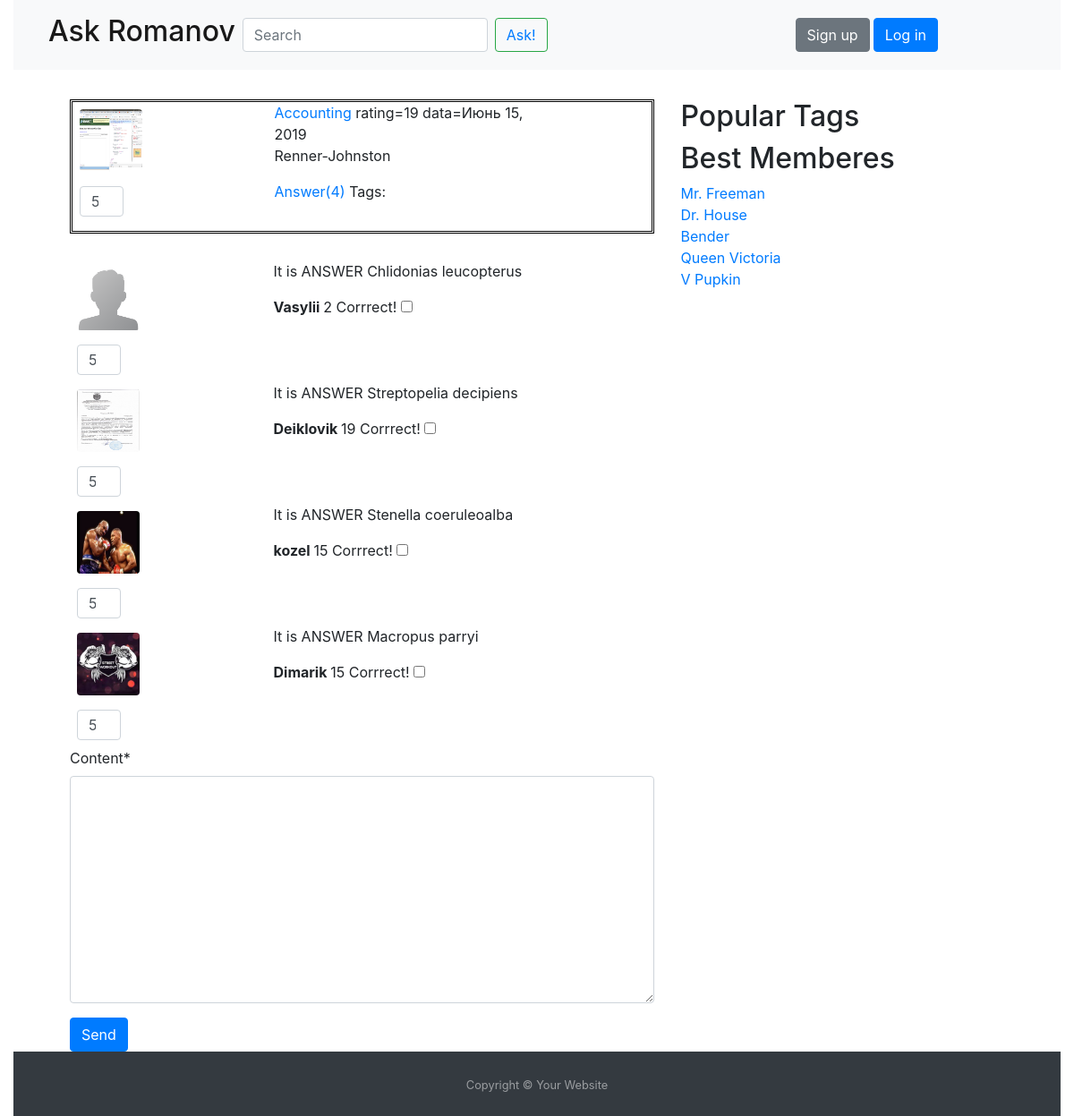
Page /question/10 on the committed database.
### askpupkin/models.py (models this page shows, shortened)
class Question(models.Model):
    title = models.CharField(max_length=255)
    data_create = models.DateField(auto_now_add=True)
    content = models.TextField()
    author = models.ForeignKey(User, on_delete=models.SET_NULL, blank=True, null=True)
    rating = models.IntegerField(default=0)
    tag = models.ManyToManyField(Tag, blank=True)
    objects = QuestionManager()
    @property
    def answer_count(self):
        return self.answer_set.count()

class Profile(models.Model):
    avatar = models.ImageField(default="default.png", upload_to="images/")
    rating = models.IntegerField(default=0)
    user = models.OneToOneField(User, on_delete=models.CASCADE)

class Answer(models.Model):
    content = models.TextField()
    author = models.ForeignKey(User, on_delete=models.SET_NULL, blank=True, null=True)
    data_create = models.DateField(auto_now_add=True)
    rating = models.IntegerField(default=0)
    is_true = models.BooleanField(default=False)
    question = models.ForeignKey(Question, on_delete=models.CASCADE, blank=True, null=True)

### askpupkin/views.py (the view, shortened to what this page needs)
# urls.py: path('question/<int:number>', views.question, name="question"),
def question(request, number):
    answers = Answer.objects.filter(question=number)
    answerform = AnswerForm()
    question = Question.objects.filter(id=number)
    return render(request, 'question.html', {'answers': answers, 'questions': question, 'form': answerform})

### askpupkin/forms.py
class AnswerForm(forms.ModelForm):
    class Meta:
        model = Answer
        fields = ("content",)

### askpupkin/templates/question.html (shortened to what this page needs)
{% extends 'base.html' %}
{% load static %}
{% load crispy_forms_tags %}
{% block content %}
    <div class="content forms">
        {% for question in questions %}
            <div class="row">
                <div class="col-4 d-flex flex-column">
                    <img src="{{ question.author.profile.avatar.url }}" class="rounded m-2"/>
                    <input type="number" name="like" class="form-control m-2 col-3" value="5" size="2"/>
                </div>
                <div class="col-6">
                    <span><a href="#">{{ question.title }}</a></span>
                    <span> rating={{ question.rating }}</span>
                    <span>data={{ question.data_create }}</span>
                    <p>{{ question.content }}</p>
                    <a href="{% url 'question' question.id %}">Answer({{ question.answer_count }}) </a>
                    <span>Tags: </span>
                </div>
            </div>
        {% endfor %}
    </div>
    {% for answer in answers %}
        <div class="row">
            <div class="col-4 d-flex flex-column">
                <img src="{{ answer.author.profile.avatar.url }}" class="rounded m-2"/>
                <input type="number" name="like" class="form-control m-2 col-3" value="5" size="2"/>
            </div>
            <div class="col-6">
                <p>It is ANSWER&nbsp;{{ answer.content }}</p>
                <strong>{{ answer.author }}&nbsp;</strong><span>{{ answer.rating }}</span>
                <label for="correct_answ">Corrrect!</label>
                <input type="checkbox" id="correct_answ">
            </div>
        </div>
    {% endfor %}
    <form method="post">
        {{ form|crispy }}
        <input class="btn btn-primary" type="submit" value="Send"></input>
    </form>
{% endblock %}

### askpupkin/static/css/style.css (style rules this page uses)
.forms { width: 100%; height: 150px; margin-bottom: 30px; border: 3px double black; }
.row img { width: 70px; height: 70px; }

### rows in the picture
Question: author.profile.avatar (picture), title "Accounting", rating "19", data_create "Июнь 15, 2019", content "Renner-Johnston", answer_count "4"
Answer: author.profile.avatar (placeholder picture), content "Chlidonias leucopterus", author "Vasylii", rating "2"
Answer: author.profile.avatar (picture), content "Streptopelia decipiens", author "Deiklovik", rating "19"
Answer: author.profile.avatar (picture), content "Stenella coeruleoalba", author "kozel", rating "15"
Answer: author.profile.avatar (picture), content "Macropus parryi", author "Dimarik", rating "15"
